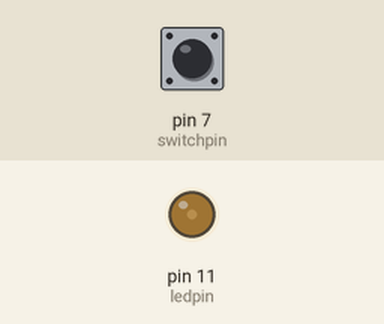
Recording of a sketch running on a simulated Arduino Uno, built with avr-gcc and run on an emulated ATmega328P. Parts: output pins drawn as LEDs (lit = HIGH). Inputs (shaded band) come from the test bench; at power-on: pin 7 (switchpin) HIGH. What the sketch prints to the serial monitor is not drawn.

Above: at 1.2 s.
1.3 s: pin 7 (switchpin) pulled LOW for 0.15 s
At 2.6 s:
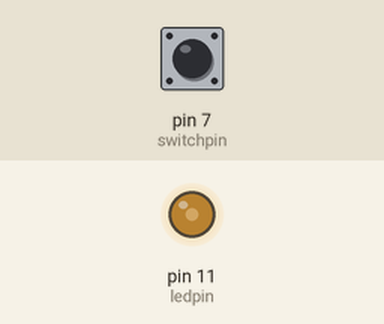
2.9 s: pin 7 (switchpin) pulled LOW for 1 s
At 5.1 s:
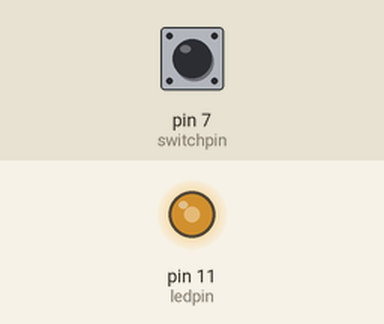
5.4 s: pin 7 (switchpin) pulled LOW for 0.15 s
At 5.8 s:
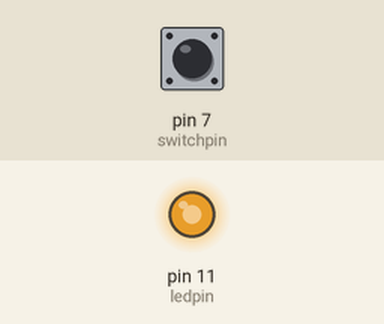
7.0 s: pin 7 (switchpin) pulsed LOW 5 times (0.12 s each, 0.3 s apart)
At 7.58 s:
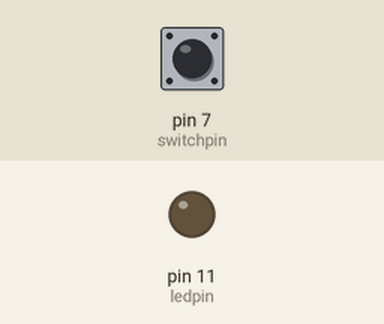
10.0 s: pin 7 (switchpin) pulled LOW for 3.2 s
At 13.7 s:
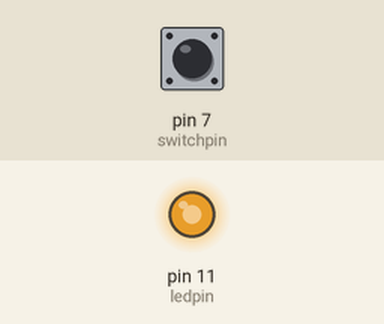
Timing chart, 0 to 15.2 s (numbered marks = the images above; inputs shaded):
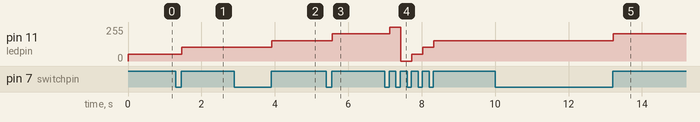

The sketch:

LED_SwitchPin.ino
```cpp
int switchpin=7;
int ledpin=11;
int led=0;
bool switchon=LOW;
bool currentbutton=LOW;
bool lastbutton=LOW;

bool dibounce(bool last){
  bool current=digitalRead(switchpin);
  if(last!=current){
    delay(10);
    current=digitalRead(switchpin);
  }
  return current;

}
void setup(){
  Serial.begin(9600);
  pinMode(switchpin, INPUT);
  pinMode(ledpin, OUTPUT);
}
void loop(){
  currentbutton=dibounce(lastbutton);
  if (lastbutton==LOW && currentbutton== HIGH){
    led=led+51;

  }
  Serial.println(led);
  lastbutton=currentbutton;
  if(led>255)     led=0;
  analogWrite(ledpin,led);
}
```

Measured:
- after the input at 1.3 s, pin 11 (ledpin): 51/255 → 102/255 after 0.16 s
- after the input at 2.9 s, pin 11 (ledpin): 102/255 → 153/255 after 1.0 s
- after the input at 5.4 s, pin 11 (ledpin): 153/255 → 204/255 after 0.16 s
- after the input at 7.0 s, pin 11 (ledpin): 204/255 → 255/255 after 0.13 s, → 0/255 0.30 s later, → 51/255 0.30 s later, → 102/255 0.30 s later, … (5 changes in this stretch)
- after the input at 10.0 s, pin 11 (ledpin): 153/255 → 204/255 after 3.2 s
